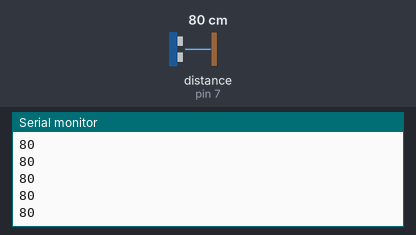
A sketch run on a simulated Arduino Uno, built with avr-gcc and run on an emulated ATmega328P. Shown: the last lines printed to the serial monitor. The inputs (shaded band) are chosen by the test bench; at power-on: distance to the obstacle (sensor on pin 7) 80 cm. The echo pulse lasts 58.3 µs per cm.

Above: at 1.2 s.
1.3 s: distance to the obstacle (sensor on pin 7) set to 2 cm
At 2.2 s:
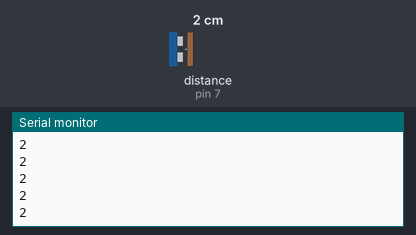
2.8 s: distance to the obstacle (sensor on pin 7) set to 4 cm
At 3.9 s:
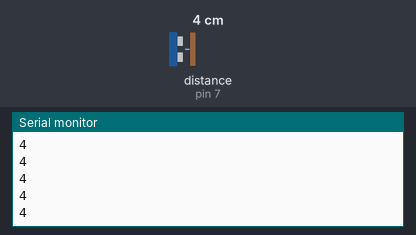
Timing chart, 0 to 5.8 s (numbered marks = the images above; inputs shaded):
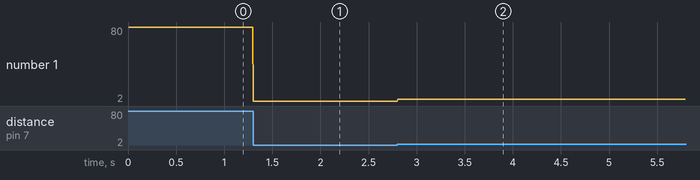

The sketch:

distancia_HC_SR04_ultrasonidos.ino
```cpp
//#include <Ultrasonic.h>

/*
Mario Pérez Esteso
https://www.youtube.com/user/telecoreference
http://www.diarioelectronicohoy.com/arduino/
https://twitter.com/_Mario_Perez

Facebook page! Join us with a LIKE!
https://www.facebook.com/TutorialesArduino
*/

#include "Ultrasonic.h" //Se incluye la librería

Ultrasonic ultrasonic(6,7); //(Trigger pin,Echo pin)

//int Piezo_Pin=9;
int dist_cm=0;

void setup(){
  //pinMode(Piezo_Pin,OUTPUT);
  Serial.begin(9600);
}

//void PIEZO_BUZZ(unsigned char delay_milis,int pwm1,int pwm2){
 // analogWrite(9, pwm1);
  //delay(delay_milis);
 // analogWrite(9, pwm2);
 // delay(delay_milis);
//}
/*
  Para utilizar la función PIEZO_BUZZ(), tendremos que
  pasar 3 parámetros: delay_milis, pwm1 y pwm2. El primer
  parámetro es para ver la cantidad de tiempo que queremos
  que pase entre pitidos. El segundo parámetro, pwm1, es para
  modificar el tono del piezoeléctrico. Podemos darle valores
  entre 0 y 255, así que escoged el que mejor os parezca. El
  último parámetro, pwm2, sirve para lo mismo que pwm1.
*/

void loop(){

  dist_cm=ultrasonic.Ranging(CM); //Medimos la distancia en cm.

  Serial.println(dist_cm);
  delay(6);          //este delay es para realizar bien las medidas, con menos tiempo se observan problemas
         //ESTO ES PARA CONTROLAR UN BUZZ
 /* if (dist_cm<5){
    PIEZO_BUZZ(800, 130, 0);
  } else if (dist_cm<10){
    PIEZO_BUZZ(50, 130, 0);
  } else if (dist_cm<17){
    PIEZO_BUZZ(100, 130, 0);
  } else if (dist_cm<23){
    PIEZO_BUZZ(400, 130, 0);
  } else if (dist_cm<30){
    PIEZO_BUZZ(1500, 130, 0);
  } else {
    PIEZO_BUZZ(0, 0, 0);
  }
  */
}
```

Measured:
- after the input at 1.3 s, the serial monitor: prints a new line at once (image 1)
- after the input at 2.8 s, the serial monitor: prints a new line at once (image 2)
- plotted number 1: 80 → 2 after the input at 1.3 s, 2 → 4 after the input at 2.8 s
